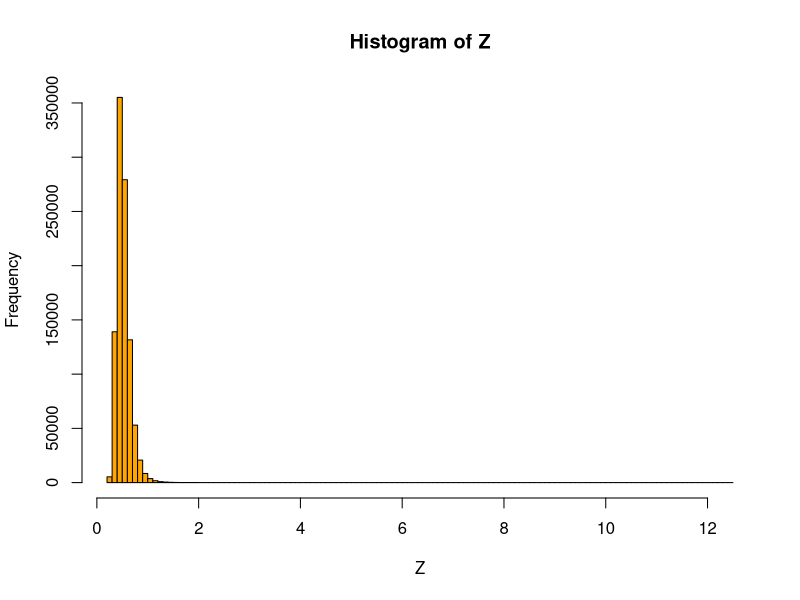
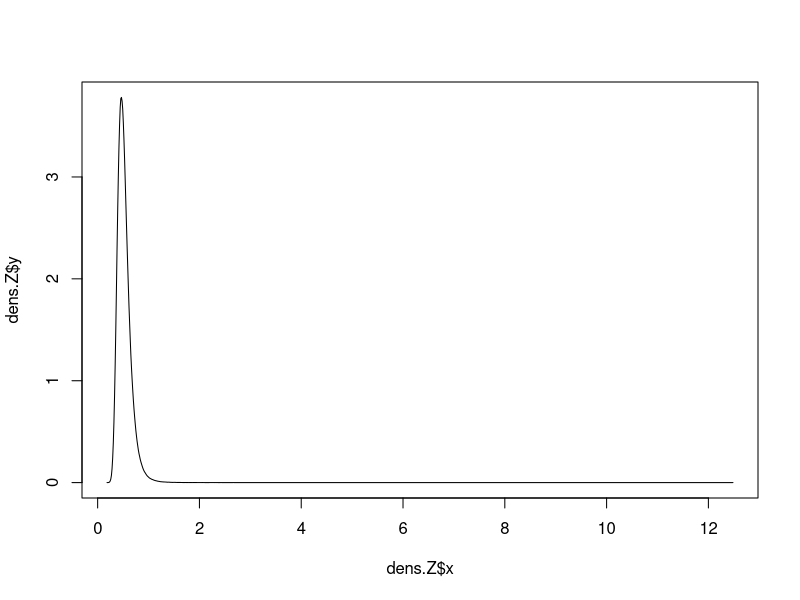
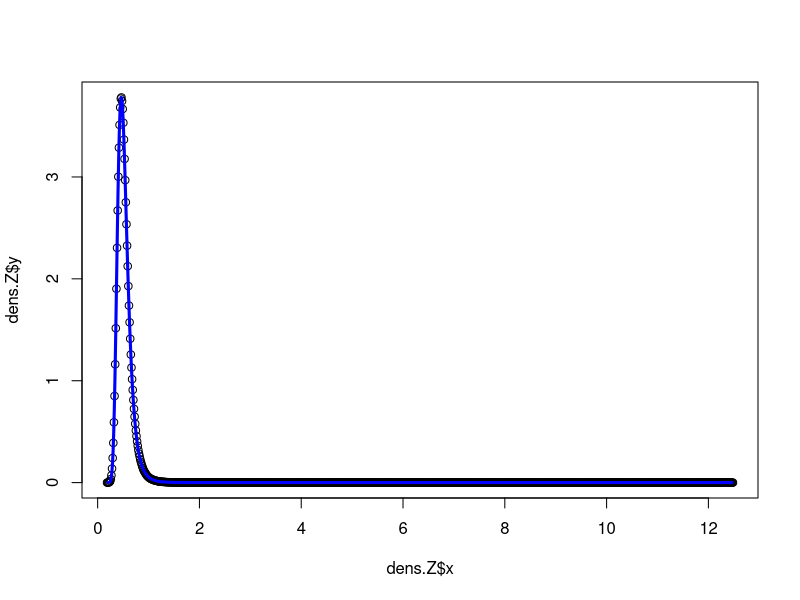
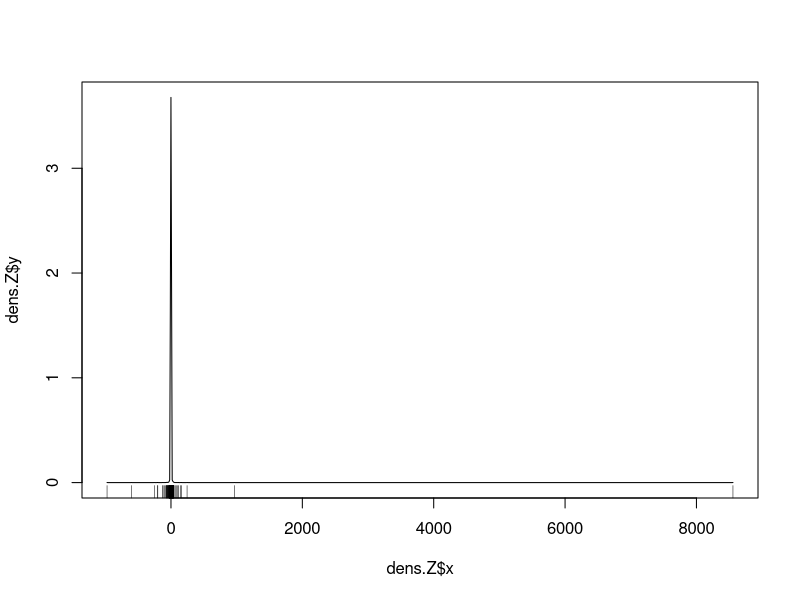
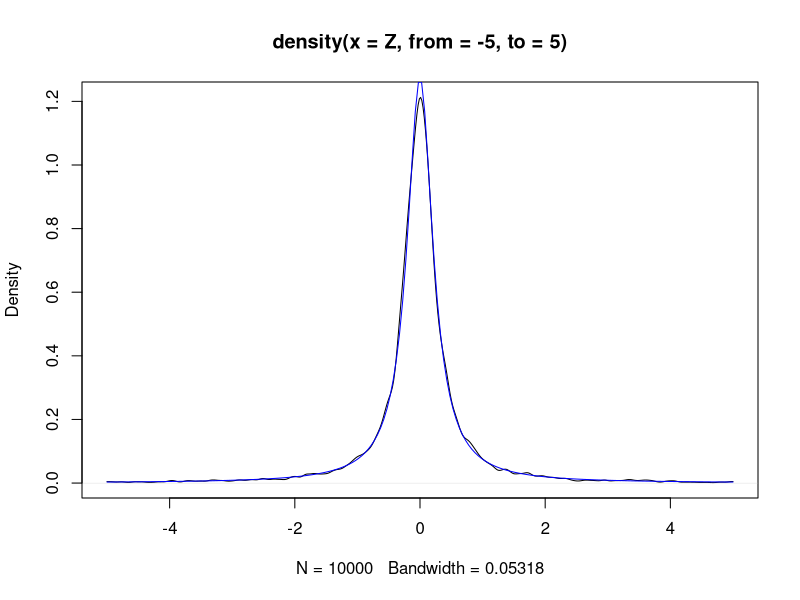
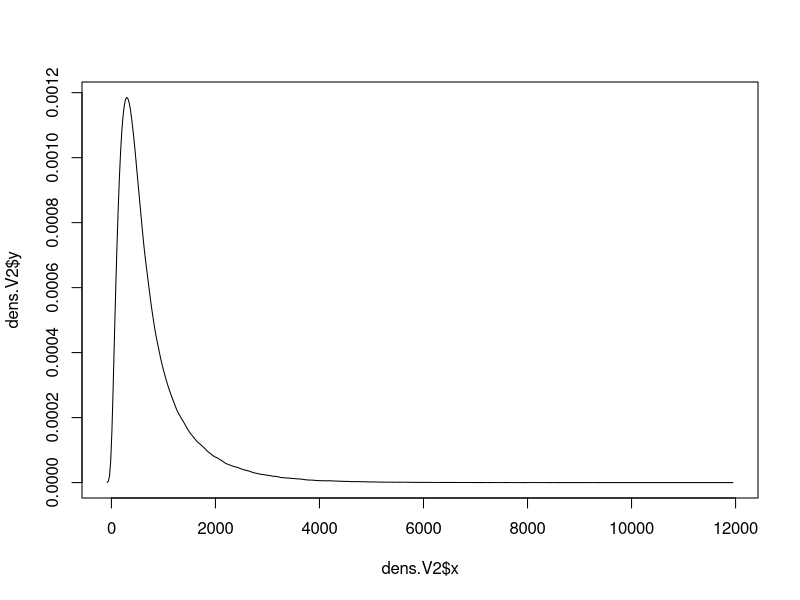
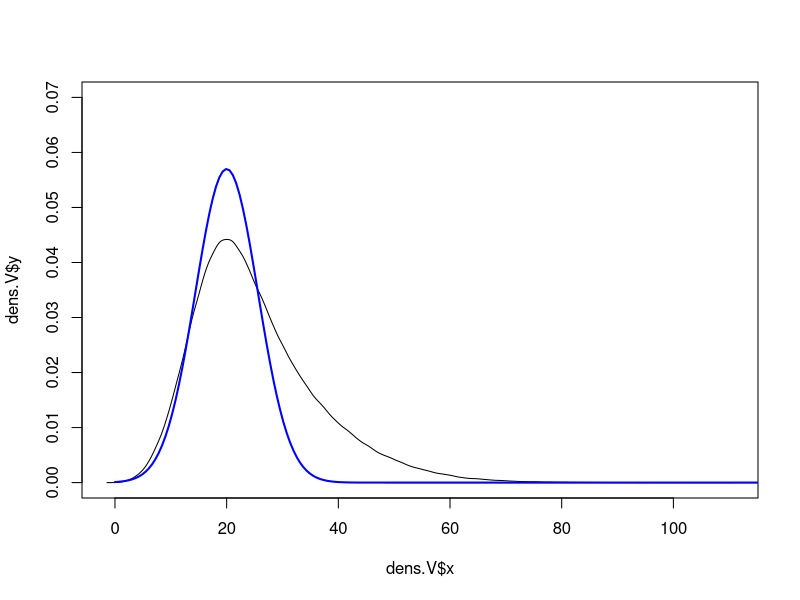
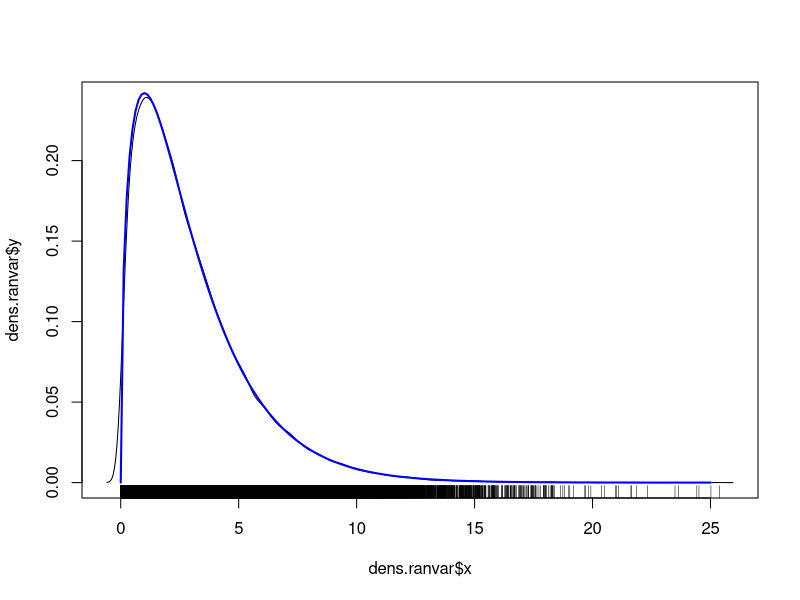

These charts were generated, in order, by the following R code:
setwd("~/Escritorio/ESAC-Astrostats/2015/session1")

######################################################################
# Block 1
# The ratio distribution
######################################################################
# What would be the probability density of a random variable
# defined as the quotient of two measured fluxes with 
# Gaussian uncertainties?
# Let us generate data and look at the empirical PDF.
######################################################################

mu.x <-10 # The mean flux in line 1
mu.y <-20 # The mean flux in line 2
sigma.x <- 1 # The uncertainty in the measurement of flux 1
sigma.y <- 4 # The uncertainty in the measurement of flux 2
X <- rnorm(1000000,mu.x,sigma.x) # Generate 1 million measurements
Y <- rnorm(1000000,mu.y,sigma.y) # of each
Z <- X/Y # And compute the resulting ratio

hist(Z,100,col="orange") # Draw a histogram
dens.Z <- density(Z,n=1000) # Calculae the kernel based estimate of the PDF
plot(dens.Z$x, dens.Z$y, ty="l") # Draw the kernel based estimate of the PDF
#rug(Z) # Overplot the data points

# The analytical expression for the ratio distribution is defined in terms of the following auxiliary functions
erf <- function(z) 2 * pnorm(z * sqrt(2)) - 1
a <- function(z,sigma.x,sigma.y) sqrt((z^2/sigma.x^2)+(1/sigma.y^2))
b <- function(z,mu.x,mu.y,sigma.x,sigma.y) (mu.x*z/sigma.x^2)+(mu.y/sigma.y^2) 
c2 <- function(mu.x,mu.y,sigma.x,sigma.y) (mu.x^2/sigma.x^2)+(mu.y^2/sigma.y^2) 
d <- function(z,mu.x,mu.y,sigma.x,sigma.y) exp(
  (b(z,mu.x,mu.y,sigma.x,sigma.y)^2-(c2(mu.x,mu.y,sigma.x,sigma.y)*a(z,sigma.x,sigma.y)^2))/(2*a(z,sigma.x,sigma.y)^2))
# as...
ratioOfNormals <- function(z,mu.x,mu.y,sigma.x,sigma.y)
{
  p.z <- 
    (b(z,mu.x,mu.y,sigma.x,sigma.y)*d(z,mu.x,mu.y,sigma.x,sigma.y)/a(z,sigma.x,sigma.y)^3)*
    (1/((sqrt(2*pi)*sigma.x*sigma.y)))*
    (erf(b(z,mu.x,mu.y,sigma.x,sigma.y)/a(z,sigma.x,sigma.y))-erf(-b(z,mu.x,mu.y,sigma.x,sigma.y)/a(z,sigma.x,sigma.y)))
    +(1/((a(z,sigma.x,sigma.y)^2)*pi*sigma.x*sigma.y))*exp(-c2(mu.x,mu.y,sigma.x,sigma.y)/2)
  return(p.z)
  }

# So now, let us overplot this analytical expression
z <- seq(min(Z),max(Z),length.out=1000) # First we generate the x values
pdf <- ratioOfNormals(z,mu.x,mu.y,sigma.x,sigma.y)# Then, we evaluate the analytical expression 

# We normalise it...
require(caTools) # We need this library to approximate integrals as the sum of the area of rectangles 
area <- trapz(z,pdf)
# And finally we overplot:
plot(dens.Z$x,dens.Z$y)
lines(z,pdf/area,lwd=3,col="blue")

########################################################################
# What if the normal distributed random variables are centred around 0?
# The Cauchy distribution
# https://en.wikipedia.org/wiki/Cauchy_distribution

mu.x <-0
mu.y <-0
sigma.x <- 1
sigma.y <- 4
X <- rnorm(10000,mu.x,sigma.x)
Y <- rnorm(10000,mu.y,sigma.y)
Z <- X/Y

dens.Z <- density(Z,n=1000)
print(trapz(dens.Z$x,dens.Z$y)) # 1000 values is obviously not enough. Not even 10000000 would be.
plot(dens.Z$x,dens.Z$y,ty="l")
rug(Z)
range(Z)

plot(density(Z,from=-5,to=5),xlim=c(-5,5))
x <- seq(-5,5,length.out=200)
gamma <- sigma.x/sigma.y
x0 <- 0
y <- (1/pi)*(gamma/((x-x0)^2+gamma^2))

cauchy <- dcauchy(x, location = 0, scale = sigma.x/sigma.y, log = FALSE)
lines(x,cauchy,col="blue")

######################################################################
# Block 2
# The generalized chi-squared distribution
######################################################################
# What would be the probability density of a random variable
# defined as the sum of the squares of several gaussian distributed 
# random variables?
# Let us generate data and look at the empirical PDF.
######################################################################
mu.x <-10 # Suppose x and y are velocities derived from proper motions 
mu.y <-10 # and distances (and hence have large --*non-gaussian*, but let us overlook this-- errors)
mu.z <- 10 # and the third velocity is obtained as a radial velocity
sigma.xy <- matrix(c(30,5,5,30),byrow=T,nrow=2) # Correlated errors
sigma.z <- 20
require("mvtnorm") # We need this to deal with multivariate normal PDFs
propmot <- rmvnorm(1000000,c(mu.x,mu.y),sigma.xy)
Z <- rnorm(1000000,mu.z,sigma.z)

V2 <- (propmot[,1]^2+propmot[,2]^2+Z^2)
dens.V2 <- density(V2)
plot(dens.V2$x,dens.V2$y,ty="l")

V <- sqrt(V2)
dens.V <- density(V)
plot(dens.V$x,dens.V$y,ylim=c(0,0.07),ty="l")
lines(seq(0,120,length.out = 200),dnorm(seq(0,150,length.out = 200),25,7),col="blue",lwd=2)

# This is the generalized chi-squared distribution
# We can sample from the (possibly non-central) chi-squared distributions in R with
ranvar <- rchisq(100000,3,0)
dens.ranvar <- density(ranvar)
plot(dens.ranvar$x,dens.ranvar$y,ty="l")
rug(ranvar)
# Or get the pfg values with 
x <- seq(0,25,length.out = 200)
y <- dchisq(x,3,0)
lines(x,y,lwd=2,col="blue")

######################################################################
# Block 3
# Mistery
######################################################################
# What would be the probability density of the difference between the 
# true mean of a normal random variable and an estimated mean from a
# small sample.
# Let us generate data and look at the empirical PDF.
######################################################################

n <- 5 # Let us do 10^4 experiments, each with 5 measurements
mu <- 5 # Define the mean as 5
sd <- 2 # And the standard deviation as 2 
t <- NULL
for (i in 1:10^4)
{
x <- rnorm(n,mu,sd) # Generate 5 measurements from out gaussian
norm.diff <- sqrt(n)*(mean(x)-mu)/sd(x) # Calculate the difference from the true mean (scaled by the std. deviation and sqrt(5))
t <- c(t,norm.diff) # append it to the vector t
}
plot(density(t))
rug(t)
plot(density(t),xlim=c(-5,5))

# # Student's t
# https://en.wikipedia.org/wiki/Student's_t-distribution
x <- seq(-10,10,length.out=100)
y <- dt(x,df=n-1)
lines(x,y,col="blue",lwd=3)

# Snedecor F
# https://en.wikipedia.org/wiki/F-distribution

f <- rf(10000,4,6)
plot(density(f),ty="l")
rug(f)
y <- df(x,4,6)
lines(x,y,col="blue",lwd=3)

# Generating random numbers from a giver distribution

# 1 For common R distributions...
# The normal distribution
x <- seq(-5,5,length.out = 100)
data <- rnorm(1000000,0,1) # play with n and check how many samples we need before it really looks gaussian
plot(density(data))
lines(x,dnorm(x,0,1),col="blue")
#The uniform distribution
x <- seq(0,1,length.out = 100)
data <- runif(1000000,0,1) # play with n and check how many samples we need before it really looks flat
h <-hist(data,50)
# The chi-squared distribution
data <- rchisq(1000000,1) # play with n and check how many samples we need before it really looks chi-squared
x <- seq(0,max(data),length.out = 200000)
# the bw computed by density as default  is too broad
plot(density(data,from=-.1,to=5,n=2^15),xlim=c(0,5),ylim=c(0,40))
rug(data[1:100])
lines(x,dchisq(x,1),col="blue")
plot(density(data,from=-.1,to=5,bw=0.0001,n=2^15),xlim=c(0,5),ylim=c(0,40))
lines(x,dchisq(x,1),col="blue")
plot(density(data,from=-.1,to=5,bw=0.0001,n=2^15),xlim=c(0,5),ylim=c(0,0.1))
lines(x,dchisq(x,1),col="blue")
plot(density(data,from=-.1,to=5,bw=0.0001,n=2^15),xlim=c(0,0.02),ylim=c(0,40))
lines(x,dchisq(x,1),col="blue")
# Student's t distribution
x <- seq(-5,5,length.out = 100)
data <- rt(1000000,3) 
plot(density(data,n=100000),xlim=c(-5,5))
lines(x,dt(x,3),col="blue")

# 2 Using Cumulative distribution functions
# Let us sample from the uniform...
# We already know how to: use runif
# But for more complex, maybe non-analytical PDFs...

# What is a CDF?

# Let us draw a Gaussian PDF
x <- seq(-5,5,length.out = 300)
y <- dnorm(x)
plot(x,y,ty="l",ylim=c(0,1))

# Now, let us calculate the area under the curve up to a given xval
xval <- -2
p <- c(xval,dnorm(xval))
points(p[1],p[2],pch=16,col="orange")
p <- rbind(p,c(xval,0))
lines(p,col="orange",lwd=3)
filter <- x < xval
lines(x[filter],dnorm(x)[filter],ty="h")
area <- trapz(x[filter],dnorm(x)[filter])
p <- c(xval,area)
points(p[1],p[2],pch=16,col="red")
# We can do this for several xvals

# Well, the CDF is the curve  that represents this area as a function of xval 
y2 <- seq(0.000001,0.999999,length.out = 300)
x2 <- qnorm(y2)
lines(x2,y2,lwd=3,col="blue")

# The algorithm to generate random numbers from a distributions proceeds
# by generating values yval from a uniform distribution between 0 and 1, and then 
# adding to the sample the xval that connects to that yval under the inverse cdf

# Let us try with an example: the uniform distribution between 0 and 10
x <- seq(-1,11,length.out = 10000)
pdf <- dunif(x,0,10)
plot(x,pdf,ty="l")
# Step 1: Generate values of the CDF
cdf <- rep(NA,length(pdf))
for (i in 1:length(x)) cdf[i] <- trapz(x[1:i],pdf[1:i])
plot(x,cdf, ty="l")
lines(x,pdf,col="blue")

# Now, let us interpolate the inverse CDF
# First, let us look to the inverse CDF
y <- x
x <- cdf
plot(x,y,ty="l") # Ooops. This has vertical asymptotes
# Now we interpolate the inverse CDF
f <- splinefun(x,y)

# Finally, generate a random sample of size n from the uniform distribution between 0 and 1
n <- 100000
yvals <- runif(n,0,1)
# ... and evaluate the inverse CDF at these points
xvals <- f(yvals)

hist(xvals)

# Can you try with normal distribution?
